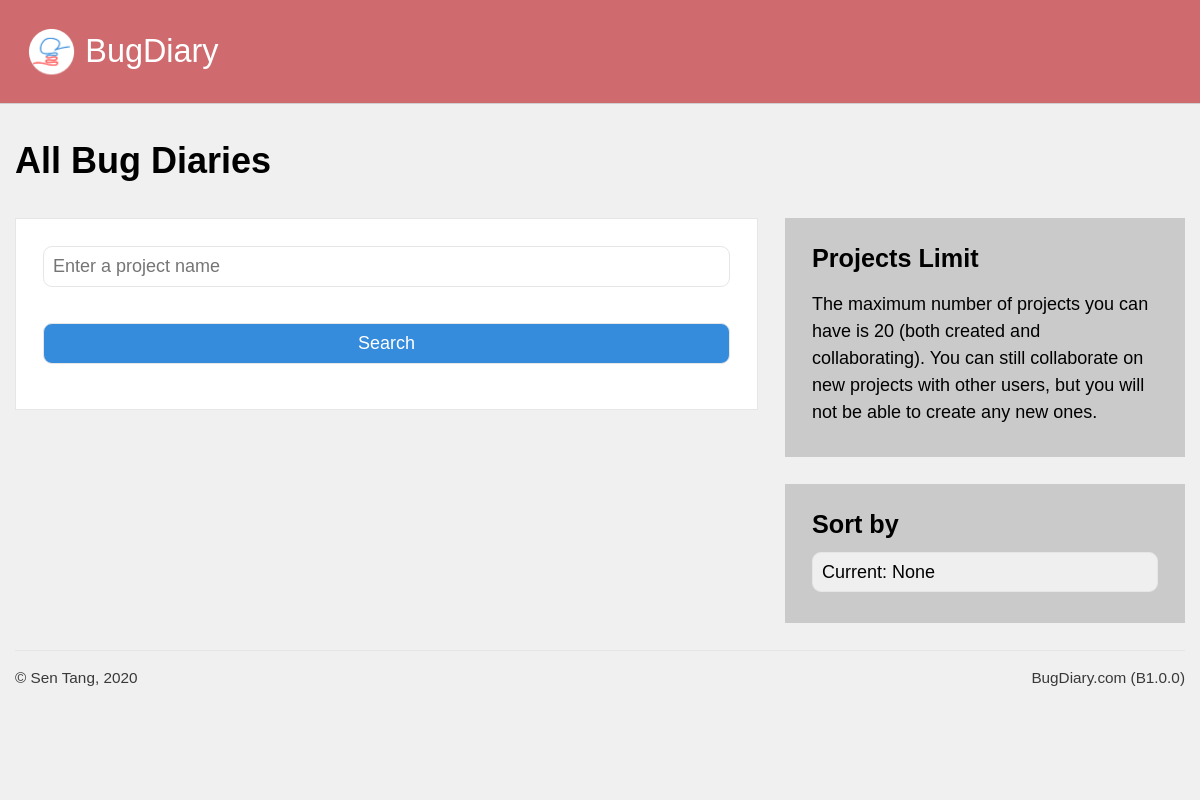
The app's page /users/all_projects (signed in), older data.
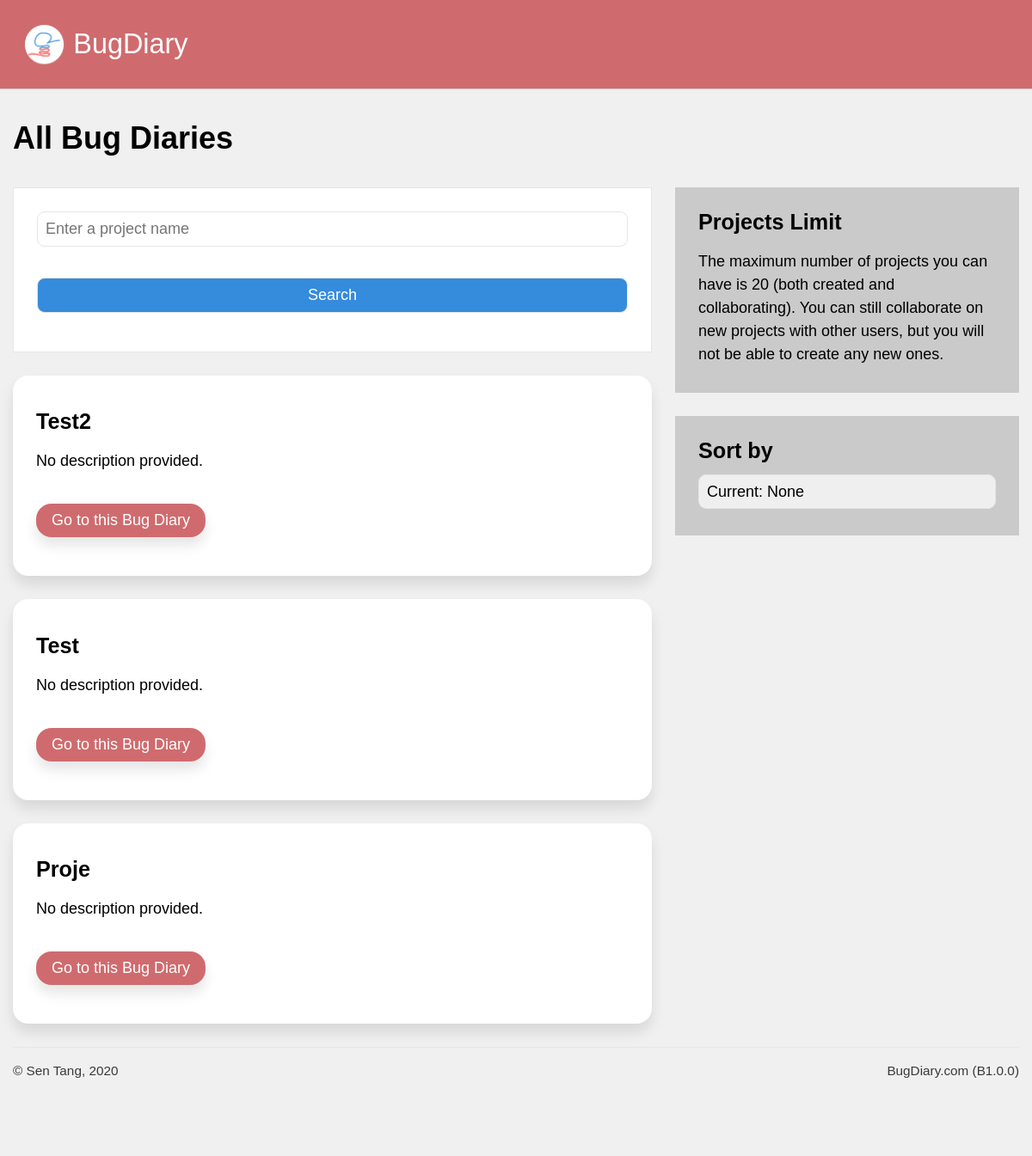
The same page, newer data.
### application/models.py (models this page shows, shortened)
class Projects(db.Model):
    id  = db.Column(db.Integer, primary_key = True, nullable = False)
    url = db.Column(db.String(22), index = True, unique = True, nullable = False)
    name = db.Column(db.String(100), nullable = False)
    description = db.Column(db.Text, nullable = False)
    creation_date = db.Column(db.DateTime, index = True, nullable = False)
    expiry_date = db.Column(db.DateTime, index = True, nullable = False)
    status = db.Column(db.String(10), nullable = False)
    access_code = db.Column(db.String(50), nullable = True)
    last_activity = db.Column(db.DateTime(), default = dt.datetime.now())
    memo = db.Column(db.String(500), default = "Post a memo here!")
    owner = db.Column(db.Integer, db.ForeignKey('users.id')) #linked
    bugs = db.relationship('Bugs', backref = 'containing_project', cascade = "all,delete")
    locations = db.relationship('Project_bug_locations', backref = 'locations_in', cascade = "all,delete")
    types = db.relationship('Project_bug_types', backref = 'types_in', cascade = "all,delete")
    settings = db.relationship('Project_settings', backref = 'settings_for', cascade = "all,delete", uselist = False)
    blog_posts = db.relationship('Blog_posts', backref= 'post_target', cascade = "all,delete")

### application/users/views.py (the view)
@users.route('/all_projects')
@login_required
def all_projects():
    page = request.args.get('page', default = 1, type = int)
    order = request.args.get('order', default = "recency")
    per_page = request.args.get('per_page', default = 5, type = int)
    if request.args.get('order'):
        if request.args.get('order') == "alphabetical":
            all_projects = current_user.collab_projects.order_by(Projects.name.asc()).paginate(page, per_page, False)
        elif request.args.get('order') == "recency":
            all_projects = current_user.collab_projects.order_by(Projects.last_activity.asc()).paginate(page, per_page, False)
        elif request.args.get('order') == "creation":
            all_projects = current_user.collab_projects.order_by(Projects.id.asc()).paginate(page, per_page, False)
    else:
        all_projects = current_user.collab_projects.order_by(Projects.id.desc()).paginate(page, per_page, False)
    result_count = current_user.collab_projects.order_by(Projects.id.desc()).count()
    next_url = url_for('users.all_projects', page = all_projects.next_num) if all_projects.has_next else None
    prev_url = url_for('users.all_projects', page = all_projects.prev_num) if all_projects.has_prev else None
    return render_template('all_projects.html', user = current_user, projects = all_projects, prev_url = prev_url, next_url = next_url)

### application/models.py (called while the page is built)
@login_manager.user_loader
def load_user(user_id):
    return Users.query.get(user_id)

### application/users/templates/users/all_projects.html (shortened to what this page needs)
{% extends 'confined.html' %}
{% import 'macros.html' as macros %}
{% block main %}
<h1>All Bug Diaries</h1>
<div class="main-aside">
    <main>
        {{ macros.search(projects.items) }}
        {% for project in projects.items %}
        <div class="rounded shadowed bg-white block">
            <h3>{{project.name}}</h3>
            <p>
                {% if project.description != "" %}
                {{project.description}}
                {% else %}
                No description provided.
                {%endif%}
            </p>
            <a href="{{ url_for('projects.dashboard', project_url = project.url) }}" class="button-primary rounded shadowed">Go to this Bug Diary</a>
        </div>
        {% endfor %}
    </main>
    <aside>
        <div class="sidebar-block bg-gray">
            <h3>Projects Limit</h3>
            <p>
                The maximum number of projects you can have is 20 (both created and collaborating). You can still collaborate on new projects with other users, but you will not be able to create any new ones.
            </p>
        </div>
        <div class="sidebar-block bg-gray">
            <h3>Sort by</h3>
            <select onchange="location = '?order=' + this.value;">
                <option value="{{ request.args.get('order') }}">Current: {{ request.args.get('order') }}</option>
            </select>
        </div>
    </aside>
</div>
{% endblock %}

Row changes from the older to the newer data that the page shows:
added Projects: name "Test2", description "No description provided."
added Projects: name "Test", description "No description provided."
added Projects: name "Proje", description "No description provided."
